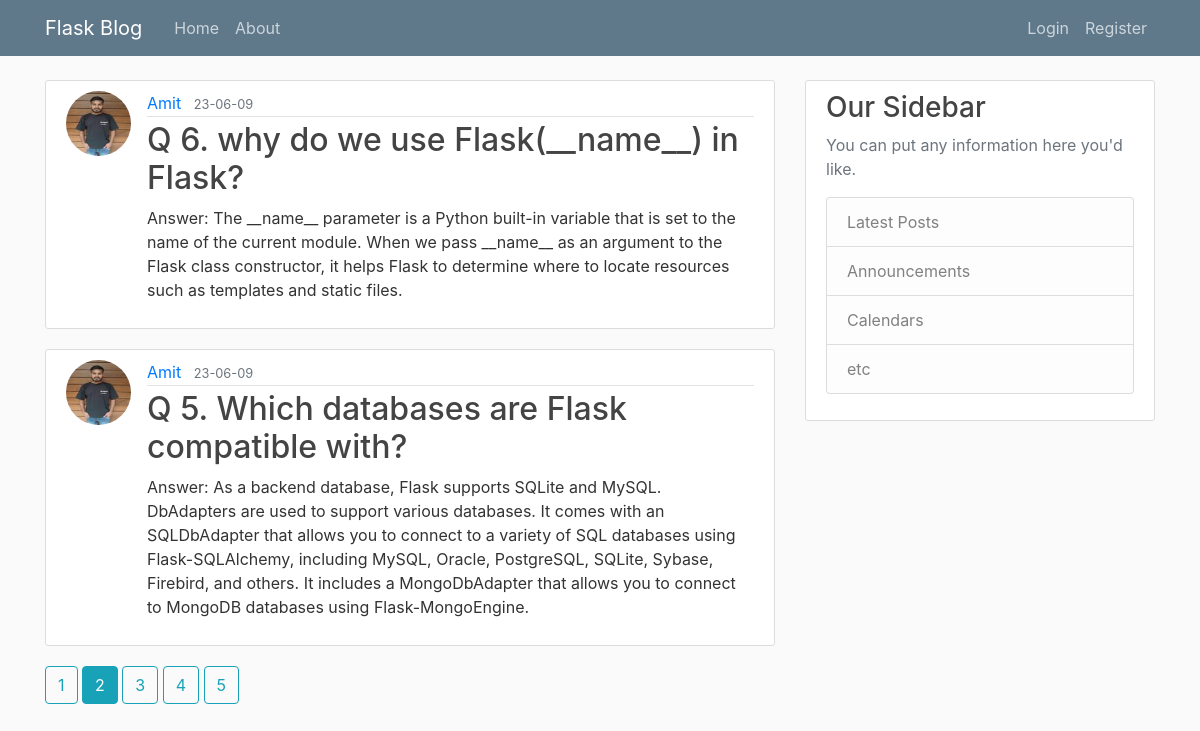
The page /home?page=2 on the database as committed earlier.
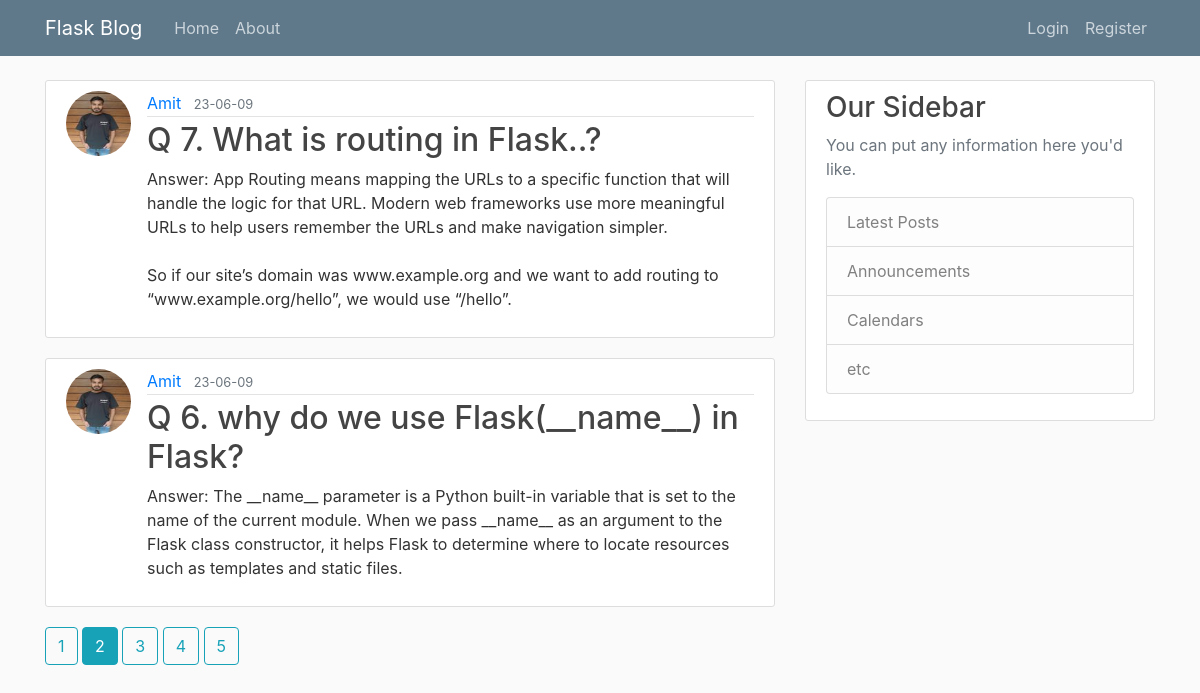
The same page on the database as committed later.
### flaskblog/models.py (models this page shows, shortened)
class Post(db.Model):
    id = db.Column(db.Integer, primary_key = True)
    title = db.Column(db.String(100),nullable = False)
    date_posted = db.Column(db.DateTime ,nullable = False, default= datetime.utcnow)
    content = db.Column(db.Text,nullable = False)
    user_id = db.Column(db.Integer, db.ForeignKey('user.id'), nullable=False)

class User(db.Model, UserMixin):
    id = db.Column(db.Integer, primary_key = True)
    username = db.Column( db.String(20), unique=True, nullable=False)
    email = db.Column( db.String(20), unique=True, nullable=False)
    image_file = db.Column( db.String(20),  nullable=False, default='default.jpg')
    password = db.Column( db.String(60),  nullable=False)
    posts = db.relationship('Post', backref='author', lazy=True)

### flaskblog/routes.py (the view)
@app.route('/')
@app.route('/home')
def Home():
    page = request.args.get('page',1,type=int)
    posts = Post.query.order_by(Post.date_posted.desc()).paginate(page=page, per_page = 2)
    return render_template('home.html', posts = posts)

### flaskblog/templates/home.html
{% extends 'layout.html' %}
{% block content %}
    {% for post in posts %}
    <article class="media content-section">
      <img class="rounded-circle article-img" src="{{ url_for('static', filename='profile_pics/'+post.author.image_file) }}" alt="">
        <div class="media-body">
          <div class="article-metadata">
            <a class="mr-2" href="{{ url_for('user_posts', username=post.author.username) }}">{{ post.author.username }}</a>
            <small class="text-muted">{{ post.date_posted.strftime('%y-%m-%d') }}</small>
          </div>
          <h2><a class="article-title" href="{{ url_for('post', post_id = post.id)}}">{{ post.title }}</a></h2>
          <p class="article-content">{{ post.content }}</p>
        </div>
      </article>
    {% endfor %}
    {% for page_num in posts.iter_pages(left_edge=1, right_edge=1, left_current=1, right_current=2) %}
    {% if page_num %}
      {% if posts.page == page_num %}
        <a class="btn btn-info mb-4" href="{{ url_for('Home', page=page_num) }}">{{ page_num }}</a>
      {% else %}
        <a class="btn btn-outline-info mb-4" href="{{ url_for('Home', page=page_num) }}">{{ page_num }}</a>
      {% endif %}
    {% else %}
      ...
    {% endif %}
  {% endfor %}
{% endblock content %}

Rows that differ between the two databases and show on the page:
no longer on this page (row unchanged): Post: image_file (picture), author.username "Amit", date_posted "23-06-09", title "Q 5. Which databases are Flask compatible with?", content "Answer: As a backend database, Flask supports SQLite and MySQL. DbAdapters are used to support various databases. It comes with an SQLDbAdapter that allows you to connect to a variety of SQL databases using Flask-SQLAlchemy, including MySQL, Oracle, PostgreSQL, SQLite, Sybase, Firebird, and others. It includes a MongoDbAdapter that allows you to connect to MongoDB databases using Flask-MongoEngine."
now on this page (row edited): Post: image_file (picture), author.username "Amit", date_posted "23-06-09", title "Q 7. What is routing in Flask..?", content "Answer: App Routing means mapping the URLs to a specific function that will handle the logic for that URL. Modern web frameworks use more meaningful URLs to help users remember the URLs and make navigation simpler. So if our site’s domain was www.example.org and we want to add routing to “www.example.org/hello”, we would use “/hello”."
